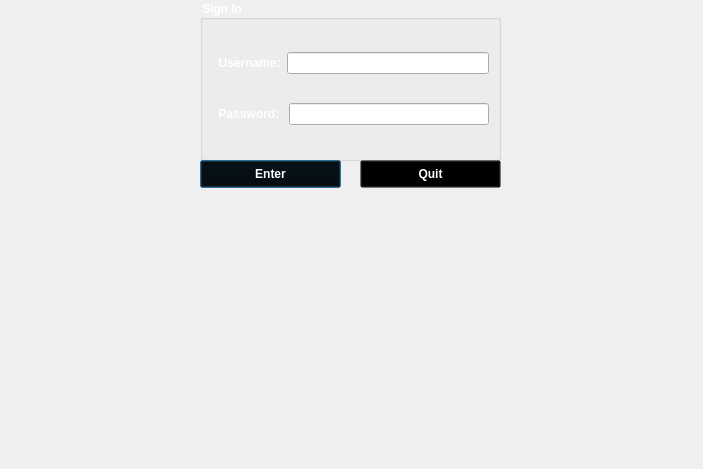
<?xml version="1.0" encoding="UTF-8"?>
<ui version="4.0">
 <class>logmenu</class>
 <widget class="QDialog" name="logmenu">
  <property name="geometry">
   <rect>
    <x>0</x>
    <y>0</y>
    <width>703</width>
    <height>469</height>
   </rect>
  </property>
  <property name="windowTitle">
   <string>Dialog</string>
  </property>
  <property name="styleSheet">
   <string notr="true"/>
  </property>
  <widget class="QGroupBox" name="groupBox">
   <property name="geometry">
    <rect>
     <x>200</x>
     <y>0</y>
     <width>301</width>
     <height>161</height>
    </rect>
   </property>
   <property name="font">
    <font>
     <weight>75</weight>
     <bold>true</bold>
    </font>
   </property>
   <property name="styleSheet">
    <string notr="true">color : white</string>
   </property>
   <property name="title">
    <string>Sign In</string>
   </property>
   <layout class="QGridLayout" name="gridLayout">
    <item row="1" column="0">
     <layout class="QHBoxLayout" name="horizontalLayout_2">
      <item>
       <widget class="QLabel" name="pass">
        <property name="font">
         <font>
          <weight>75</weight>
          <bold>true</bold>
         </font>
        </property>
        <property name="styleSheet">
         <string notr="true">color : white</string>
        </property>
        <property name="text">
         <string>  Password: </string>
        </property>
        <property name="buddy">
         <cstring>passline</cstring>
        </property>
       </widget>
      </item>
      <item>
       <widget class="QLineEdit" name="passline">
        <property name="text">
         <string/>
        </property>
       </widget>
      </item>
     </layout>
    </item>
    <item row="0" column="0">
     <layout class="QHBoxLayout" name="horizontalLayout">
      <item>
       <widget class="QLabel" name="user">
        <property name="font">
         <font>
          <weight>75</weight>
          <bold>true</bold>
         </font>
        </property>
        <property name="styleSheet">
         <string notr="true">color : white</string>
        </property>
        <property name="text">
         <string>  Username:</string>
        </property>
        <property name="buddy">
         <cstring>userline</cstring>
        </property>
       </widget>
      </item>
      <item>
       <widget class="QLineEdit" name="userline">
        <property name="text">
         <string/>
        </property>
       </widget>
      </item>
     </layout>
    </item>
   </layout>
  </widget>
  <widget class="QPushButton" name="enter">
   <property name="geometry">
    <rect>
     <x>200</x>
     <y>160</y>
     <width>141</width>
     <height>28</height>
    </rect>
   </property>
   <property name="font">
    <font>
     <weight>75</weight>
     <bold>true</bold>
    </font>
   </property>
   <property name="styleSheet">
    <string notr="true">color : white; background-color : transparent;</string>
   </property>
   <property name="text">
    <string>Enter</string>
   </property>
  </widget>
  <widget class="QPushButton" name="quit">
   <property name="geometry">
    <rect>
     <x>360</x>
     <y>160</y>
     <width>141</width>
     <height>28</height>
    </rect>
   </property>
   <property name="font">
    <font>
     <weight>75</weight>
     <bold>true</bold>
    </font>
   </property>
   <property name="styleSheet">
    <string notr="true">color : white; background-color : transparent</string>
   </property>
   <property name="text">
    <string>Quit</string>
   </property>
  </widget>
 </widget>
 <tabstops>
  <tabstop>userline</tabstop>
  <tabstop>passline</tabstop>
  <tabstop>enter</tabstop>
  <tabstop>quit</tabstop>
 </tabstops>
 <resources/>
 <connections>
  <connection>
   <sender>quit</sender>
   <signal>clicked()</signal>
   <receiver>quit</receiver>
   <slot>close()</slot>
   <hints>
    <hint type="sourcelabel">
     <x>407</x>
     <y>177</y>
    </hint>
    <hint type="destinationlabel">
     <x>405</x>
     <y>176</y>
    </hint>
   </hints>
  </connection>
  <connection>
   <sender>quit</sender>
   <signal>clicked()</signal>
   <receiver>logmenu</receiver>
   <slot>close()</slot>
   <hints>
    <hint type="sourcelabel">
     <x>406</x>
     <y>175</y>
    </hint>
    <hint type="destinationlabel">
     <x>449</x>
     <y>238</y>
    </hint>
   </hints>
  </connection>
 </connections>
</ui>
